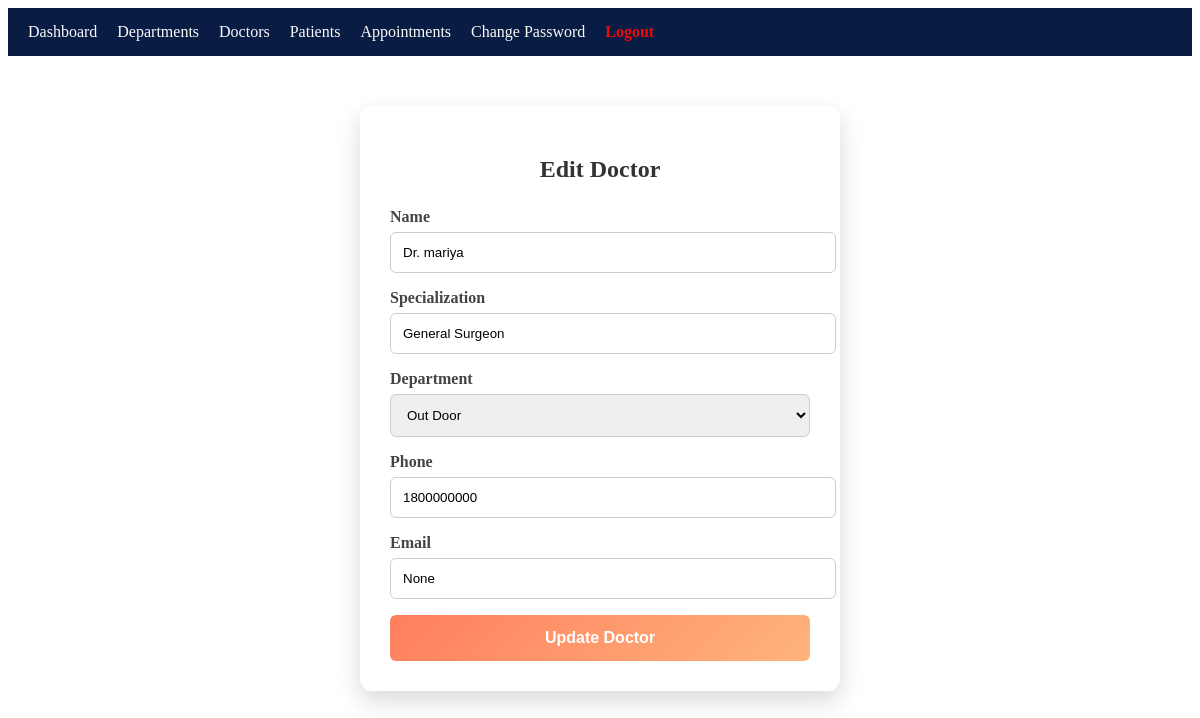
The app's page /edit_doctor/3/ (signed in) with its own data.
### myapp/models.py (models this page shows, shortened)
class Doctor(models.Model):
    Doctor_Types = [
        ('Dentist', 'Dentist'),
        ('Dermatologist', 'Dermatologist'),
    ]
    user = models.OneToOneField(CustomUser,on_delete=models.CASCADE, null=True)
    name = models.CharField(max_length=100, null=True)
    specialization = models.CharField(choices=Doctor_Types, max_length=100, null=True)
    phone = models.IntegerField(null=True)
    email = models.EmailField(null=True)
    department = models.ForeignKey(Department, on_delete=models.CASCADE, null=True)

class Department(models.Model):
    name = models.CharField(max_length=100, null=True)
    location = models.CharField(max_length=100, null=True)

### myapp/views.py (the view, shortened to what this page needs)
# urls.py: path('edit_doctor/<int:id>/', edit_doctor, name="edit_doctor"),
@login_required
def edit_doctor(request, id):
    doc = Doctor.objects.get(id=id)
    dept = Department.objects.all()
    return render(request, 'doctor/edit_doctor.html', {
        'doc': doc,
        'dept': dept
    })

### myapp/templates/doctor/edit_doctor.html (shortened to what this page needs)
{% extends 'master/base.html' %}
{% block body %}
<div class="category-form-box">
    <h2>Edit Doctor</h2>
    <form action="" method="post">
        <label for="name">Name</label>
        <input type="text" id="name" name="name" value="{{ doc.name }}">
        <label for="specialization">Specialization</label>
        <input type="text" id="specialization" name="specialization" value="{{ doc.specialization }}">
        <label for="department">Department</label>
        <select id="department" name="department">
            {% for d in dept %}
            <option value="{{ d.id }}" {% if doc.department.id == d.id %}selected{% endif %}>{{ d.name }}</option>
            {% endfor %}
        </select>
        <label for="phone">Phone</label>
        <input type="text" id="phone" name="phone" value="{{ doc.phone }}">
        <label for="email">Email</label>
        <input type="text" id="email" name="email" value="{{ doc.email }}">
        <input type="submit" value="Update Doctor">
    </form>
</div>
{% endblock body %}

### myapp/templates/doctor/edit_doctor.html (style rules this page uses)
.category-form-box { background: #fff; width: 100%; max-width: 420px; padding: 30px; border-radius: 12px; box-shadow: 0 10px 25px rgba(0,0,0,0.15); margin: auto; margin-top: 50px; }
.category-form-box h2 { text-align: center; margin-bottom: 25px; color: #333; }
label { display: block; margin-bottom: 6px; font-weight: 600; color: #444; }
input[type=text], select, textarea { width: 100%; padding: 12px; margin-bottom: 16px; border: 1px solid #ccc; border-radius: 6px; transition: border-color 0.3s, box-shadow 0.3s; }
input[type=submit] { width: 100%; padding: 14px; background: linear-gradient(135deg, #ff7e5f, #feb47b); color: #fff; font-size: 16px; font-weight: bold; border: none; border-radius: 6px; cursor: pointer; transition: transform 0.2s, box-shadow 0.2s; }

### records on screen
Doctor: name "Dr. mariya", specialization "General Surgeon", department "Out Door", phone "1800000000", email "None"
